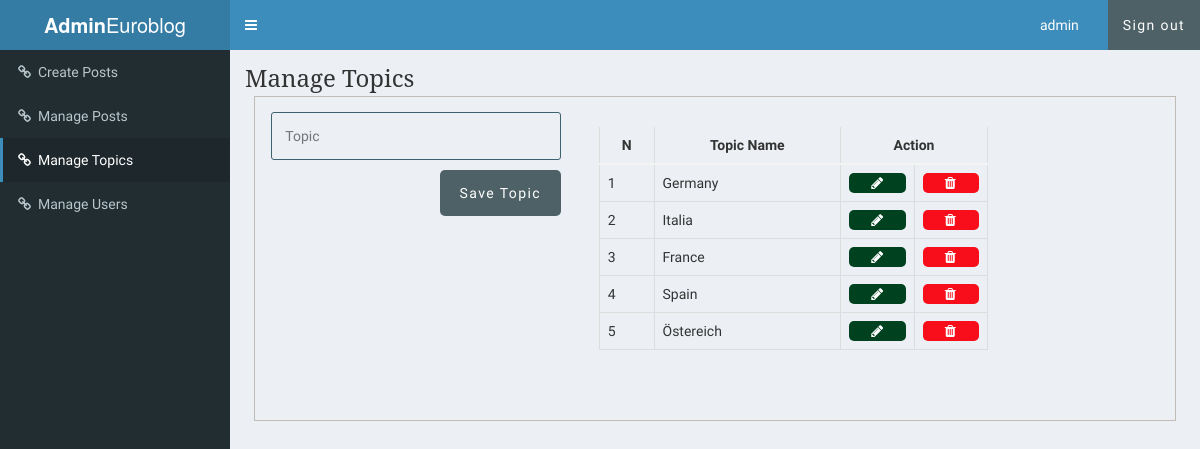
The page /admin/topics.php (signed in) on the database its author committed.
### tables this page shows
CREATE TABLE `topics` (
  `id` int(11) NOT NULL,
  `name` varchar(255) NOT NULL,
  `slug` varchar(255) NOT NULL
);

### admin/includes/admin_functions.php (called while the page is built, shortened)
<?php
$isEditingTopic = false;
$topic_name = "";
function getAllTopics() {
	global $conn;
	$sql = "SELECT * FROM topics";
	$result = mysqli_query($conn, $sql);
	$topics = mysqli_fetch_all($result, MYSQLI_ASSOC);
	return $topics;
}
?>

### admin/topics.php (the view, shortened to what this page needs)
<?php  include('../config.php'); ?>
<?php  include(ROOT_PATH . '/admin/includes/admin_functions.php'); ?>
<?php include(ROOT_PATH . '/admin/includes/head_section.php'); ?>
<?php $topics = getAllTopics();	?>
</head>
<body class="hold-transition skin-blue sidebar-mini">
<div class="wrapper">
  <header class="main-header">
    <a href="dashboard.php" class="logo">
      <span class="logo-lg"><b>Admin</b>Euroblog</span>
    </a>
    <nav class="navbar navbar-static-top" role="navigation">
      <a href="#" class="sidebar-toggle" data-toggle="push-menu" role="button">
      </a>
      <div class="navbar-custom-menu">
        <ul class="nav navbar-nav">
          <li class="dropdown user user-menu">
            <a href="dashboard.php" class="dropdown-toggle" data-toggle="dropdown">
              <span><?php echo $_SESSION['user']['username'] ?></span> &nbsp; &nbsp;
            </a>
          </li>
          <li>
          <a href="<?php echo BASE_URL . '/logout.php'; ?>" class="btn btn-flat">Sign out</a>
          </li>
        </ul>
      </div>
    </nav>
  </header>
  <aside class="main-sidebar">
    <section class="sidebar">
      <ul class="sidebar-menu" data-widget="tree">
        <li class="inactive">
          <a href="<?php echo BASE_URL . '/admin/create_post.php' ?>"><i class="fa fa-link"></i><span>Create Posts</span></a>
        </li>
        <li class="inactive">
          <?php if ($_SESSION['user']['username'] === 'admin'):?>
			    <a href="<?php echo BASE_URL . '/admin/posts.php' ?>"><i class="fa fa-link"></i><span>Manage Posts</span></a>
			    <?php endif ?>
        </li>
        <li class="active">
          <?php if ($_SESSION['user']['username'] === 'admin'):?>
			    <a href="<?php echo BASE_URL . '/admin/topics.php' ?>"><i class="fa fa-link"></i><span>Manage Topics</span></a>
			    <?php endif ?>
        </li>
        <li class="inactive">
        <a href="<?php echo BASE_URL . '/admin/users.php' ?>"><i class="fa fa-link"></i><span>Manage Users</span></a>
        </li>
      </ul>
    </section>
  </aside>
  <div class="content-wrapper">
    <section class="content-header">
      <h1>
        Manage Topics
      </h1>
    </section>
	<div class="container content">
		<div class="action">
			<form method="post" action="<?php echo BASE_URL . '/admin/topics.php'; ?>" >
				<input type="text" name="topic_name" value="<?php echo $topic_name; ?>" placeholder="Topic">
				<?php if ($isEditingTopic === true): ?>
					<button type="submit" class="btn" name="update_topic">UPDATE</button>
				<?php else: ?>
					<button type="submit" class="btn" name="create_topic">Save Topic</button>
				<?php endif ?>
			</form>
		</div>
		<div class="table-div">
			<?php if (empty($topics)): ?>
				<h1>No topics in the database.</h1>
			<?php else: ?>
				<table class="table">
					<thead>
						<th>N</th>
						<th>Topic Name</th>
						<th colspan="2">Action</th>
					</thead>
					<tbody>
					<?php foreach ($topics as $key => $topic): ?>
						<tr>
							<td><?php echo $key + 1; ?></td>
							<td><?php echo $topic['name']; ?></td>
							<td>
								<a class="fa fa-pencil btn edit"
									href="topics.php?edit-topic=<?php echo $topic['id'] ?>">
								</a>
							</td>
							<td>
								<a class="fa fa-trash btn delete"
									href="topics.php?delete-topic=<?php echo $topic['id'] ?>">
								</a>
							</td>
						</tr>
					<?php endforeach ?>
					</tbody>
				</table>
			<?php endif ?>
		</div>
	</div>
</div>
</div>
</body>
</html>

### static/css/admin_style.css (style rules this page uses)
* { margin: 0px; padding: 0px; }
a { text-decoration: none; }
h1, h2, h3, h4, h5, h6 { font-family: 'Noto Serif', serif; }
form { width: 60%; margin: 5px auto; padding-bottom: 50px; }
form input[type=file], input[type=email], input[type=password], input[type=text], form select, form textarea { width: 100%; display: block; padding: 13px 13px; font-size: 1em; margin: 5px auto 10px; border-radius: 3px; box-sizing : border-box; background: transparent; border: 1px solid #3E606F; }
form button { float: right; margin-left: 24%; }
table { border-collapse: collapse; width: 70%; margin: 20px auto; }
th, td { padding: 8px; text-align: left; border: 1px solid #ddd; }
th { text-align: center; }
.btn { color: white; background: #4E6166; text-align: center; border: none; border-radius: 5px; display: block; letter-spacing: .1em; padding: 13px 20px; text-decoration: none; }
.container { width: 95%; margin: 5px auto 50px; border: 1px solid #BFBCB3; padding: 10px 0px 50px; }
.container:after { content: ""; display: block; clear: both; }
.container.content .action { width: 35%; float: left; text-align: center; }
.container.content .action form { width: 90%; }
.table-div { float: left; width: 47%; }
.table-div table { width: 90%; }
.table-div a.fa { color: white; padding: 3px; }
.table-div .edit { background: #004220; }
.table-div .delete { background: #F70E1A; }

### rows shown on the page
topics: name "Germany"
topics: name "Italia"
topics: name "France"
topics: name "Spain"
topics: name "Östereich"

### other values the page prints
$_SESSION['user']['username'] "admin"
